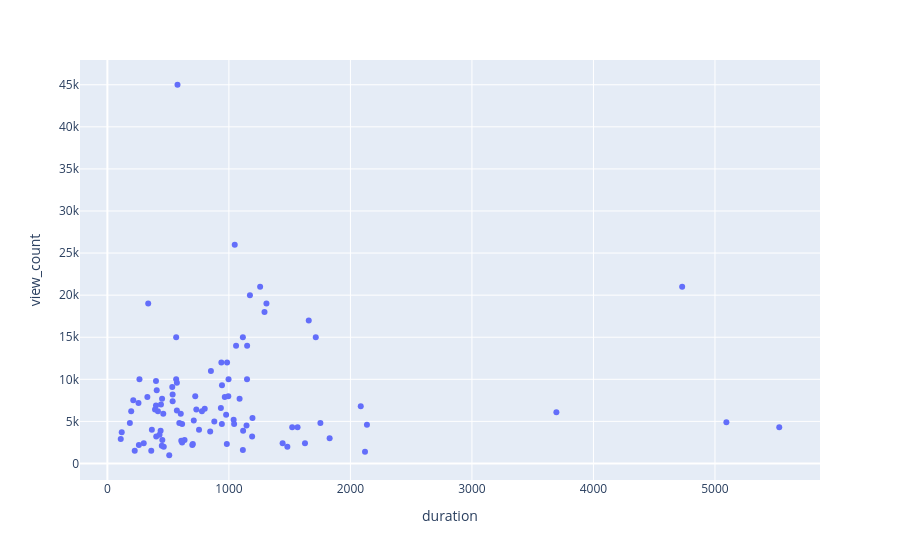

Notebook source saved alongside this figure:
### Code cell
corr = px.scatter(
    data_frame=df,
    x="duration",
    y="view_count",
    hover_name="title",
    hover_data={
        "duration": True,
        "view_count": True,
        "title": False
    }
)
corr.show()

### Figure 1 — Plotly figure (JSON) as saved in the notebook; plotly's stock layout.template omitted (floating-point values rounded to 4 significant figures)
{"data": [{"customdata": [["ML Zoomcamp 2025 Launch | Free Machine Learning Course Overview and Updates"], ["ML Zoomcamp 2025 Pre-Course Live Q&A | Free Machine Learning Course"], ["ML Zoomcamp 1.1 - Introduction to Machine Learning"], ["ML Zoomcamp 1.2 - ML vs Rule-Based Systems"], ["ML Zoomcamp 1.3 - Supervised Machine Learning"], ["ML Zoomcamp 1.4 - CRISP-DM"], ["ML Zoomcamp 1.5 - Model Selection Process"], ["ML Zoomcamp 1.6 GitHub Codespaces 2024 Edition"], ["ML Zoomcamp 1.7 - Introduction to NumPy"], ["ML Zoomcamp 1.8 - Linear Algebra Refresher"], ["ML Zoomcamp 1.9 - Introduction to Pandas"], ["ML Zoomcamp 1.10 - Summary of Session 1"], ["ML Zoomcamp 2.1 - Car Price Prediction Project"], ["ML Zoomcamp 2.2 - Data Preparation"], ["ML Zoomcamp 2.3 - Exploratory Data Analysis"], ["ML Zoomcamp 2.4 - Setting Up The Validation Framework"], ["ML Zoomcamp 2.5 - Linear Regression"], ["ML Zoomcamp 2.6 - Linear Regression: Vector Form"], ["ML Zoomcamp 2.7 - Training Linear Regression: Normal Equation"], ["ML Zoomcamp 2.8 - Baseline Model for Car Price Prediction Project"], ["ML Zoomcamp 2.9 - Root Mean Squared Error"], ["ML Zoomcamp 2.10 - Computing RMSE on Validation Data"], ["ML Zoomcamp 2.11 - Feature Engineering"], ["ML Zoomcamp 2.12 - Categorical Variables"], ["ML Zoomcamp 2.13 - Regularization"], ["ML Zoomcamp 2.14 - Tuning the Model"], ["ML Zoomcamp 2.15 - Using The Model"], ["ML Zoomcamp 2.16 - Car Price Prediction Project Summary"], ["ML Zoomcamp 3.1 - Churn Prediction Project"], ["ML Zoomcamp 3.2 - Data Preparation"], ["ML Zoomcamp 3.3 - Setting Up The Validation Framework"], ["ML Zoomcamp 3.4 - EDA"], ["ML Zoomcamp 3.5 - Feature Importance: Churn Rate And Risk Ratio"], ["ML Zoomcamp 3.6 - Feature Importance: Mutual Information"], ["ML Zoomcamp 3.7 - Feature Importance: Correlation"], ["ML Zoomcamp 3.8 - One-Hot Encoding"], ["ML Zoomcamp 3.9 - Logistic Regression"], ["ML Zoomcamp 3.10 - Training Logistic Regression with Scikit-Learn"], ["ML Zoomcamp 3.11 - Model Interpretation"], ["ML Zoomcamp 3.12 - Using the Model"], ["ML Zoomcamp 3.13 - Summary"], ["ML Zoomcamp 4.1 - Evaluation Metrics: Session Overview"], ["ML Zoomcamp 4.2 - Accuracy and Dummy Model"], ["ML Zoomcamp 4.3 - Confusion Table"], ["ML Zoomcamp 4.4 - Precision and Recall"], ["ML Zoomcamp 4.5 - ROC Curves"], ["ML Zoomcamp 4.5 Continued - Plotting ROC Curves With Scikit-Learn"], ["ML Zoomcamp 4.6 - ROC AUC"], ["ML Zoomcamp 4.7 - Cross-Validation"], ["ML Zoomcamp 4.8 - Summary"], ["ML Zoomcamp 5.1 - Intro / Session Overview"], ["ML Zoomcamp 5.2 - Saving and Loading the Model"], ["ML Zoomcamp 5.3 - Web Services: Introduction to Flask"], ["ML Zoomcamp 5.4 - Serving the Churn Model with Flask"], ["ML Zoomcamp 5.5 - Python Virtual Environment: Pipenv"], ["ML Zoomcamp 5.6 - Environment Management: Docker"], ["ML Zoomcamp 5.7 - Deployment To The Cloud: AWS Elastic Beanstalk (Optional)"], ["ML Zoomcamp 5.8 - Summary"], ["ML Zoomcamp 6.1 - Credit Risk Scoring Project"], ["ML Zoomcamp 6.2 - Data Cleaning and Preparation"], ["ML Zoomcamp 6.3 - Decision Trees"], ["ML Zoomcamp 6.4 - Decision Tree Learning Algorithm"], ["ML Zoomcamp 6.5 - Decision Trees Parameter Tuning"], ["ML Zoomcamp 6.6 - Ensemble Learning and Random Forest"], ["ML Zoomcamp 6.7 - Gradient Boosting and XGBoost"], ["ML Zoomcamp 6.8 - XGBoost Parameter Tuning"], ["ML Zoomcamp 6.9 - Selecting the Best Model"], ["ML Zoomcamp 6.10 - Summary"], ["ML Zoomcamp 8.1 - Fashion Classification"], ["ML Zoomcamp 8.2 - Tensorflow and Keras"], ["ML Zoomcamp 8.3 - Pre-Trained Convolutional Neural Networks"], ["ML Zoomcamp 8.4 - Convolutional Neural Networks"], ["ML Zoomcamp 8.5 - Transfer Learning"], ["ML Zoomcamp 8.6 - Adjusting the Learning Rate"], ["ML Zoomcamp 8.7 - Checkpointing"], ["ML Zoomcamp 8.8 - Adding More Layers"], ["ML Zoomcamp 8.9 - Regularization and Dropout"], ["ML Zoomcamp 8.10 - Data Augmentation"], ["ML Zoomcamp 8.11 - Training a Larger Model"], ["ML Zoomcamp 8.12 - Using the Model"], ["ML Zoomcamp 8.13 - Summary"], ["ML Zoomcamp 9.1 - Introduction to Serverless"], ["ML Zoomcamp 9.2 - AWS Lambda"], ["Deploy Machine Learning Models with AWS Lambda (Serverless) and ONNX"], ["ML Zoomcamp 9.7 - API Gateway: Exposing the Lambda Function"], ["ML Zoomcamp 9.8 - Summary"], ["ML Zoomcamp 9.10 - Homework solution"], ["Kubernetes Tutorial: Deploy Machine Learning Models with Docker and FastAPI"], ["ML Zoomcamp 10.1 - Overview"], ["ML Zoomcamp 10.2 - TensorFlow Serving"], ["ML Zoomcamp 10.3 - Creating a Pre-Processing Service"], ["ML Zoomcamp 10.4 - Docker-Compose"], ["ML Zoomcamp 10.5 - Introduction to Kubernetes"], ["ML Zoomcamp 10.6 - Deploying a Simple Service to Kubernetes"], ["ML Zoomcamp 10.7 - Deploying TensorFlow Models to Kubernetes"], ["ML Zoomcamp 10.8 - Deploying to EKS"], ["ML Zoomcamp 10.9 - Summary"]], "hovertemplate": "<b>%{hovertext}</b><br><br>duration=%{x}<br>view_count=%{y}<extra></extra>", "hovertext": ["ML Zoomcamp 2025 Launch | Free Machine Learning Course Overview and Updates", "ML Zoomcamp 2025 Pre-Course Live Q&A | Free Machine Learning Course", "ML Zoomcamp 1.1 - Introduction to Machine Learning", "ML Zoomcamp 1.2 - ML vs Rule-Based Systems", "ML Zoomcamp 1.3 - Supervised Machine Learning", "ML Zoomcamp 1.4 - CRISP-DM", "ML Zoomcamp 1.5 - Model Selection Process", "ML Zoomcamp 1.6 GitHub Codespaces 2024 Edition", "ML Zoomcamp 1.7 - Introduction to NumPy", "ML Zoomcamp 1.8 - Linear Algebra Refresher", "ML Zoomcamp 1.9 - Introduction to Pandas", "ML Zoomcamp 1.10 - Summary of Session 1", "ML Zoomcamp 2.1 - Car Price Prediction Project", "ML Zoomcamp 2.2 - Data Preparation", "ML Zoomcamp 2.3 - Exploratory Data Analysis", "ML Zoomcamp 2.4 - Setting Up The Validation Framework", "ML Zoomcamp 2.5 - Linear Regression", "ML Zoomcamp 2.6 - Linear Regression: Vector Form", "ML Zoomcamp 2.7 - Training Linear Regression: Normal Equation", "ML Zoomcamp 2.8 - Baseline Model for Car Price Prediction Project", "ML Zoomcamp 2.9 - Root Mean Squared Error", "ML Zoomcamp 2.10 - Computing RMSE on Validation Data", "ML Zoomcamp 2.11 - Feature Engineering", "ML Zoomcamp 2.12 - Categorical Variables", "ML Zoomcamp 2.13 - Regularization", "ML Zoomcamp 2.14 - Tuning the Model", "ML Zoomcamp 2.15 - Using The Model", "ML Zoomcamp 2.16 - Car Price Prediction Project Summary", "ML Zoomcamp 3.1 - Churn Prediction Project", "ML Zoomcamp 3.2 - Data Preparation", "ML Zoomcamp 3.3 - Setting Up The Validation Framework", "ML Zoomcamp 3.4 - EDA", "ML Zoomcamp 3.5 - Feature Importance: Churn Rate And Risk Ratio", "ML Zoomcamp 3.6 - Feature Importance: Mutual Information", "ML Zoomcamp 3.7 - Feature Importance: Correlation", "ML Zoomcamp 3.8 - One-Hot Encoding", "ML Zoomcamp 3.9 - Logistic Regression", "ML Zoomcamp 3.10 - Training Logistic Regression with Scikit-Learn", "ML Zoomcamp 3.11 - Model Interpretation", "ML Zoomcamp 3.12 - Using the Model", "ML Zoomcamp 3.13 - Summary", "ML Zoomcamp 4.1 - Evaluation Metrics: Session Overview", "ML Zoomcamp 4.2 - Accuracy and Dummy Model", "ML Zoomcamp 4.3 - Confusion Table", "ML Zoomcamp 4.4 - Precision and Recall", "ML Zoomcamp 4.5 - ROC Curves", "ML Zoomcamp 4.5 Continued - Plotting ROC Curves With Scikit-Learn", "ML Zoomcamp 4.6 - ROC AUC", "ML Zoomcamp 4.7 - Cross-Validation", "ML Zoomcamp 4.8 - Summary", "ML Zoomcamp 5.1 - Intro / Session Overview", "ML Zoomcamp 5.2 - Saving and Loading the Model", "ML Zoomcamp 5.3 - Web Services: Introduction to Flask", "ML Zoomcamp 5.4 - Serving the Churn Model with Flask", "ML Zoomcamp 5.5 - Python Virtual Environment: Pipenv", "ML Zoomcamp 5.6 - Environment Management: Docker", "ML Zoomcamp 5.7 - Deployment To The Cloud: AWS Elastic Beanstalk (Optional)", "ML Zoomcamp 5.8 - Summary", "ML Zoomcamp 6.1 - Credit Risk Scoring Project", "ML Zoomcamp 6.2 - Data Cleaning and Preparation", "ML Zoomcamp 6.3 - Decision Trees", "ML Zoomcamp 6.4 - Decision Tree Learning Algorithm", "ML Zoomcamp 6.5 - Decision Trees Parameter Tuning", "ML Zoomcamp 6.6 - Ensemble Learning and Random Forest", "ML Zoomcamp 6.7 - Gradient Boosting and XGBoost", "ML Zoomcamp 6.8 - XGBoost Parameter Tuning", "ML Zoomcamp 6.9 - Selecting the Best Model", "ML Zoomcamp 6.10 - Summary", "ML Zoomcamp 8.1 - Fashion Classification", "ML Zoomcamp 8.2 - Tensorflow and Keras", "ML Zoomcamp 8.3 - Pre-Trained Convolutional Neural Networks", "ML Zoomcamp 8.4 - Convolutional Neural Networks", "ML Zoomcamp 8.5 - Transfer Learning", "ML Zoomcamp 8.6 - Adjusting the Learning Rate", "ML Zoomcamp 8.7 - Checkpointing", "ML Zoomcamp 8.8 - Adding More Layers", "ML Zoomcamp 8.9 - Regularization and Dropout", "ML Zoomcamp 8.10 - Data Augmentation", "ML Zoomcamp 8.11 - Training a Larger Model", "ML Zoomcamp 8.12 - Using the Model", "ML Zoomcamp 8.13 - Summary", "ML Zoomcamp 9.1 - Introduction to Serverless", "ML Zoomcamp 9.2 - AWS Lambda", "Deploy Machine Learning Models with AWS Lambda (Serverless) and ONNX", "ML Zoomcamp 9.7 - API Gateway: Exposing the Lambda Function", "ML Zoomcamp 9.8 - Summary", "ML Zoomcamp 9.10 - Homework solution", "Kubernetes Tutorial: Deploy Machine Learning Models with Docker and FastAPI", "ML Zoomcamp 10.1 - Overview", "ML Zoomcamp 10.2 - TensorFlow Serving", "ML Zoomcamp 10.3 - Creating a Pre-Processing Service", "ML Zoomcamp 10.4 - Docker-Compose", "ML Zoomcamp 10.5 - Introduction to Kubernetes", "ML Zoomcamp 10.6 - Deploying a Simple Service to Kubernetes", "ML Zoomcamp 10.7 - Deploying TensorFlow Models to Kubernetes", "ML Zoomcamp 10.8 - Deploying to EKS", "ML Zoomcamp 10.9 - Summary"], "legendgroup": "", "marker": {"color": "#636efa", "symbol": "circle"}, "mode": "markers", "name": "", "orientation": "v", "showlegend": false, "type": "scatter", "x": [4730, 3695, 577, 1048, 1173, 1257, 1293, 534, 1309, 1657, 1715, 406, 336, 566, 1115, 1059, 1150, 852, 985, 572, 450, 256, 329, 966, 723, 196, 604, 460, 566, 537, 400, 441, 1088, 537, 778, 934, 572, 732, 977, 615, 366, 213, 801, 1194, 880, 2085, 118, 942, 1043, 402, 264, 938, 400, 997, 943, 1149, 995, 110, 392, 711, 1039, 1753, 846, 1565, 1145, 1117, 452, 259, 416, 592, 754, 1521, 2136, 635, 615, 703, 983, 1626, 448, 464, 361, 185, 438, 5529, 299, 225, 2120, 5094, 429, 1191, 699, 1442, 608, 1829, 1481, 1115, 509], "xaxis": "x", "y": [21000, 6100, 45000, 26000, 20000, 21000, 18000, 9100, 19000, 17000, 15000, 8700, 19000, 15000, 15000, 14000, 14000, 11000, 12000, 9600, 7700, 7200, 7900, 7900, 8000, 6200, 5900, 5900, 10000, 8200, 6900, 7000, 7700, 7400, 6200, 6600, 6300, 6400, 5800, 4700, 4000, 7500, 6500, 5400, 5000, 6800, 3700, 4700, 4700, 3200, 10000, 12000, 9800, 10000, 9300, 10000, 8000, 2900, 6400, 5100, 5200, 4800, 3800, 4300, 4500, 3900, 2800, 2200, 6200, 4800, 4000, 4300, 4600, 2800, 2500, 2300, 2300, 2400, 2100, 2000, 1500, 4800, 3900, 4300, 2400, 1500, 1400, 4900, 3400, 3200, 2200, 2400, 2700, 3000, 2000, 1600, 978], "yaxis": "y"}], "layout": {"legend": {"tracegroupgap": 0}, "margin": {"t": 60}, "xaxis": {"anchor": "y", "domain": [0, 1], "title": {"text": "duration"}}, "yaxis": {"anchor": "x", "domain": [0, 1], "title": {"text": "view_count"}}}}
